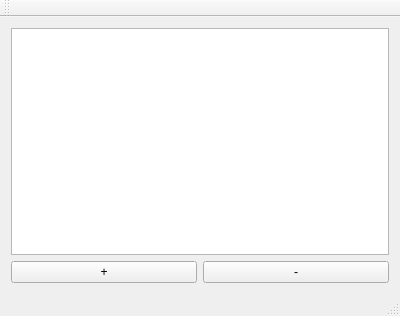
<?xml version="1.0" encoding="UTF-8"?>
<ui version="4.0">
 <class>MainWindow</class>
 <widget class="QMainWindow" name="MainWindow">
  <property name="geometry">
   <rect>
    <x>0</x>
    <y>0</y>
    <width>400</width>
    <height>316</height>
   </rect>
  </property>
  <property name="windowTitle">
   <string>MainWindow</string>
  </property>
  <widget class="QWidget" name="centralWidget">
   <layout class="QVBoxLayout" name="verticalLayout">
    <item>
     <widget class="QTableView" name="tableView"/>
    </item>
    <item>
     <layout class="QHBoxLayout" name="horizontalLayout">
      <item>
       <widget class="QPushButton" name="pushButtonAdd">
        <property name="text">
         <string>+</string>
        </property>
       </widget>
      </item>
      <item>
       <widget class="QPushButton" name="pushButtonMinus">
        <property name="text">
         <string>-</string>
        </property>
       </widget>
      </item>
     </layout>
    </item>
   </layout>
  </widget>
  <widget class="QMenuBar" name="menuBar">
   <property name="geometry">
    <rect>
     <x>0</x>
     <y>0</y>
     <width>400</width>
     <height>19</height>
    </rect>
   </property>
  </widget>
  <widget class="QToolBar" name="mainToolBar">
   <attribute name="toolBarArea">
    <enum>TopToolBarArea</enum>
   </attribute>
   <attribute name="toolBarBreak">
    <bool>false</bool>
   </attribute>
  </widget>
  <widget class="QStatusBar" name="statusBar"/>
 </widget>
 <layoutdefault spacing="6" margin="11"/>
 <resources/>
 <connections/>
</ui>
